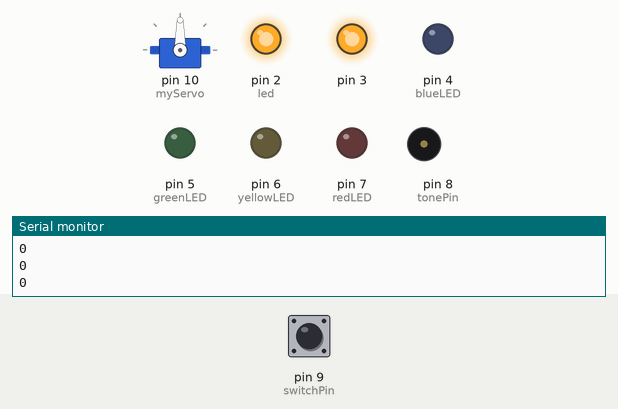
This sketch was run on a simulated Arduino Uno, built with avr-gcc and run on an emulated ATmega328P. Shown: servo, output pins drawn as LEDs (lit = HIGH), buzzer (waves = sounding), the last lines printed to the serial monitor. Inputs (shaded band) come from the test bench; at power-on: pin 9 (switchPin) LOW.

Above: at 7.9 s.
8.0 s: pin 9 (switchPin) pulled HIGH for 0.15 s
At 9.0 s:
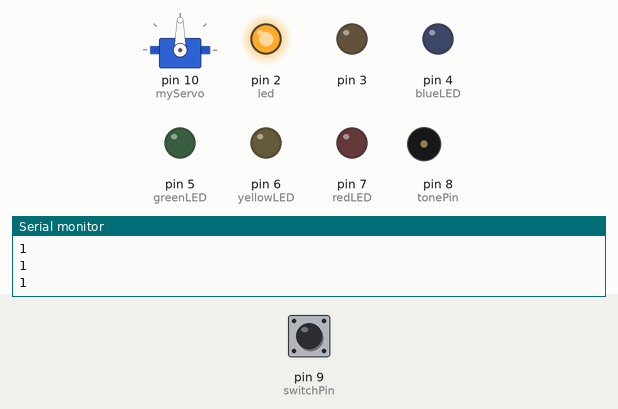
At 19.2 s:
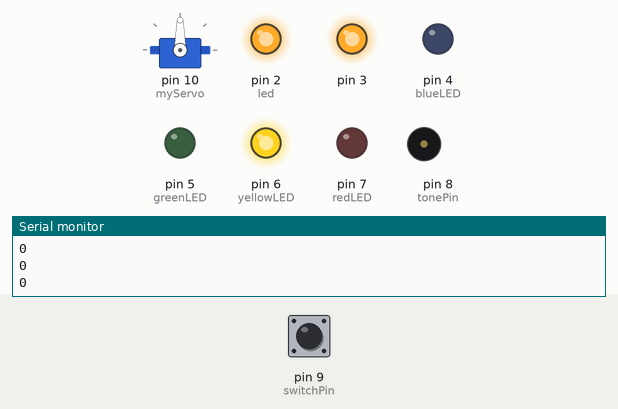
Timing chart, 0 to 40.0 s (numbered marks = the images above; inputs shaded):
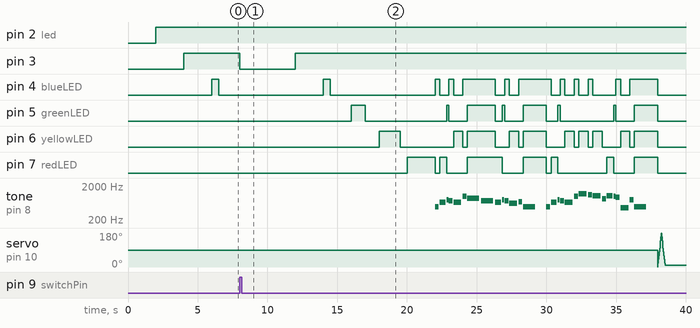

Measured:
- after the input at 8.0 s, pin 3: HIGH → LOW at once, → HIGH 4.0 s later
- by itself, tone on pin 8 (tonePin): plays 493 Hz for 0.28 s, 659 Hz for 0.43 s, 783 Hz for 0.14 s, 739 Hz for 0.28 s, 659 Hz for 0.57 s, 987 Hz for 0.28 s … (30 notes in this stretch)

The sketch:

james_Darpino_Lab4_Keep_the_Beat.ino
```cpp
//hourglass
const int switchPin = 9;
unsigned long previousTime = 0;
int switchState = 0;
int prevSwitchState = 0;
int led = 2;
long interval = 2000;


 //sound and lights
int tonePin = 8;
int blueLED = 4;
int greenLED = 5;
int yellowLED = 6;
int redLED = 7;


//servo
#include <Servo.h>
Servo myServo;
int angle = 0;


void setup() {
  //hourglass
  for(int x = 2; x < 8; x++) {
    pinMode(x, OUTPUT);
  }
  pinMode(9, INPUT);
  Serial.begin(9600);

  //sound lights
  pinMode(blueLED, OUTPUT);
  pinMode(greenLED, OUTPUT);
  pinMode(yellowLED, OUTPUT);
  pinMode(redLED, OUTPUT);

  //servo
  myServo.attach(10);
  Serial.begin(9600);
}

  //plays harry potter theme song
void midi() {

    digitalWrite(redLED, LOW);
    digitalWrite(greenLED, LOW);
    digitalWrite(yellowLED, LOW);
    digitalWrite(blueLED, LOW);

     tone(tonePin, 493, 284);


    digitalWrite(blueLED, HIGH);


    delay(315);
    delay(17);
    digitalWrite(blueLED, LOW);


    tone(tonePin, 659, 426);

    digitalWrite(redLED, HIGH);

    delay(474);
    delay(25);
    digitalWrite(redLED, LOW);


    tone(tonePin, 783, 141);
    digitalWrite(greenLED, HIGH);


    delay(157);
    delay(9);
    digitalWrite(greenLED, LOW);


    tone(tonePin, 739, 284);
    digitalWrite(blueLED, HIGH);

    delay(315);
    delay(17);
    digitalWrite(blueLED, LOW);


    tone(tonePin, 659, 569);
    digitalWrite(yellowLED, HIGH);

    delay(632);
    delay(34);
    digitalWrite(yellowLED, LOW);


    tone(tonePin, 987, 284);
    digitalWrite(blueLED, HIGH);

    delay(315);
    delay(17);
    digitalWrite(blueLED, LOW);


    tone(tonePin, 880, 854);
    digitalWrite(redLED, HIGH);
    digitalWrite(greenLED, HIGH);
    digitalWrite(yellowLED, HIGH);
    digitalWrite(blueLED, HIGH);

    delay(949);
    delay(50);
    digitalWrite(redLED, LOW);
    digitalWrite(greenLED, LOW);
    digitalWrite(yellowLED, LOW);
    digitalWrite(blueLED, LOW);

    tone(tonePin, 739, 854);
    digitalWrite(redLED, HIGH);
    digitalWrite(greenLED, HIGH);
    digitalWrite(yellowLED, HIGH);
    digitalWrite(blueLED, HIGH);
    delay(949);
    delay(50);
    digitalWrite(redLED, LOW);
    digitalWrite(greenLED, LOW);
    digitalWrite(yellowLED, LOW);
    digitalWrite(blueLED, LOW);

    tone(tonePin, 659, 426);
    digitalWrite(redLED, HIGH);

    delay(474);
    delay(25);
    digitalWrite(redLED, LOW);

    tone(tonePin, 783, 141);
    digitalWrite(greenLED, HIGH);

    delay(157);
    delay(9);
    digitalWrite(greenLED, LOW);

    tone(tonePin, 739, 284);
    digitalWrite(blueLED, HIGH);

    delay(315);
    delay(17);
    digitalWrite(blueLED, LOW);
    tone(tonePin, 622, 569);
    digitalWrite(yellowLED, HIGH);

    delay(632);
    delay(34);
    digitalWrite(yellowLED, LOW);

    tone(tonePin, 698, 284);
    digitalWrite(blueLED, HIGH);

    delay(315);
    delay(17);
    digitalWrite(blueLED, LOW);

    tone(tonePin, 493, 854);
    digitalWrite(redLED, HIGH);
    digitalWrite(greenLED, HIGH);
    digitalWrite(yellowLED, HIGH);
    digitalWrite(blueLED, HIGH);
    delay(949);
    delay(717);
    digitalWrite(redLED, LOW);
    digitalWrite(greenLED, LOW);
    digitalWrite(yellowLED, LOW);
    digitalWrite(blueLED, LOW);

    tone(tonePin, 493, 284);
    digitalWrite(blueLED, HIGH);
    delay(315);
    delay(17);
    digitalWrite(blueLED, LOW);

    tone(tonePin, 659, 426);
    digitalWrite(redLED, HIGH);

    delay(474);
    delay(25);
    digitalWrite(redLED, LOW);


    tone(tonePin, 783, 141);
    digitalWrite(greenLED, HIGH);

    delay(157);
    delay(9);
    digitalWrite(greenLED, LOW);


    tone(tonePin, 739, 284);
    digitalWrite(blueLED, HIGH);

    delay(315);
    delay(17);
    digitalWrite(blueLED, LOW);

    tone(tonePin, 659, 569);
    digitalWrite(yellowLED, HIGH);

    delay(632);
    delay(34);
    digitalWrite(yellowLED, LOW);

    tone(tonePin, 987, 284);
    digitalWrite(blueLED, HIGH);

    delay(315);
    delay(17);
    digitalWrite(blueLED, LOW);

    tone(tonePin, 1174, 569);
    digitalWrite(yellowLED, HIGH);

    delay(632);
    delay(34);
    digitalWrite(yellowLED, LOW);


    tone(tonePin, 1108, 284);
    digitalWrite(blueLED, HIGH);

    delay(315);
    delay(17);
    digitalWrite(blueLED, LOW);


    tone(tonePin, 1046, 569);
    digitalWrite(yellowLED, HIGH);

    delay(632);
    delay(34);
    digitalWrite(yellowLED, LOW);

    tone(tonePin, 830, 284);
    delay(315);
    delay(17);
    tone(tonePin, 1046, 426);
    digitalWrite(redLED, HIGH);

    delay(474);
    delay(25);
    digitalWrite(redLED, LOW);


    tone(tonePin, 987, 141);
    digitalWrite(greenLED, HIGH);

    delay(157);
    delay(9);
    digitalWrite(greenLED, LOW);

    tone(tonePin, 932, 284);
    digitalWrite(blueLED, HIGH);

    delay(315);
    delay(17);
    digitalWrite(blueLED, LOW);

    tone(tonePin, 466, 569);
    digitalWrite(yellowLED, HIGH);

    delay(632);
    delay(34);
    digitalWrite(yellowLED, LOW);


    tone(tonePin, 783, 284);
    digitalWrite(blueLED, HIGH);

    delay(315);
    digitalWrite(blueLED, LOW);

    tone(tonePin, 493, 854);
    digitalWrite(redLED, HIGH);
    digitalWrite(greenLED, HIGH);
    digitalWrite(yellowLED, HIGH);
    digitalWrite(blueLED, HIGH);

    delay(949);
    delay(717);

    digitalWrite(redLED, LOW);
    digitalWrite(greenLED, LOW);
    digitalWrite(yellowLED, LOW);
    digitalWrite(blueLED, LOW);

}
void loop() {
  //hourglass
  unsigned long currentTime = millis();

  if(currentTime - previousTime > interval){
    previousTime = currentTime;

    digitalWrite(led, HIGH);
    led++;
    delay(500);
    digitalWrite(blueLED, LOW);
    delay(500);
    digitalWrite(greenLED, LOW);
    delay(500);
    digitalWrite(yellowLED, LOW);
    delay(500);
    digitalWrite(redLED, LOW);

    if(led == 8){
    // Sound... Play midi
    midi();

    //spin servo
     for (angle = 0; angle < 180; angle += 10) {
          myServo.write(angle);
          delay(15);
 }
     for (angle = 180; angle > 0; angle -= 10) {

        myServo.write(angle);
        delay(15);
 }
        delay(50000000000);
    }

  }

  switchState = digitalRead(switchPin);
  Serial.println(switchState);

  if(switchState != prevSwitchState){
    for(int x = 2; x < 8; x++){
      digitalWrite(x, LOW);
    }

    led = 2;
    previousTime = currentTime;

  }

  prevSwitchState = switchState;


}
```
